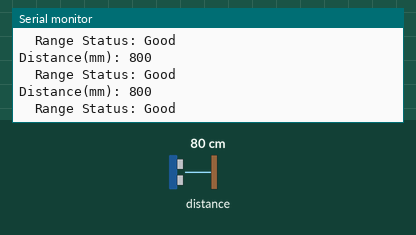
The sketch below on a simulated Arduino Uno, built for the host (arithmetic inside an expression is 32-bit, double 64-bit). Parts: the last lines printed to the serial monitor. Inputs (shaded band) come from the test bench; at power-on: distance to the obstacle 80 cm.

Above: at 1.2 s.
1.3 s: distance to the obstacle set to 2 cm
At 2.2 s:
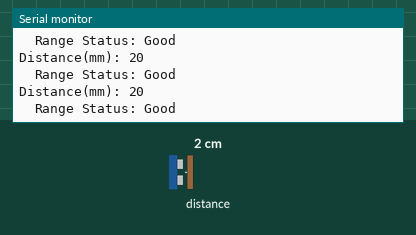
2.8 s: distance to the obstacle set to 4 cm
At 3.4 s:
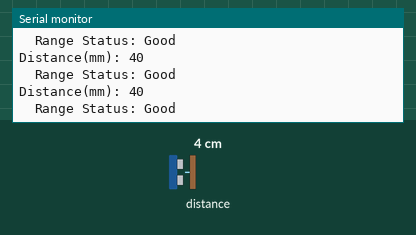
Timing chart, 0 to 5.8 s (numbered marks = the images above; inputs shaded):
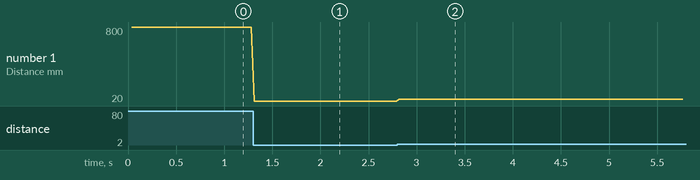

Measured:
- after the input at 1.3 s, the serial monitor: prints a new line at once (image 1)
- after the input at 2.8 s, the serial monitor: prints a new line at once (image 2)
- plotted number 1: 800 → 20 after the input at 1.3 s, 20 → 40 after the input at 2.8 s

The sketch:

Test_VL53L1X_ToF.ino
```cpp
#include <Wire.h>
#include "SparkFun_VL53L1X.h"

SFEVL53L1X distanceSensor;

void setup(void)
{
  Wire.begin();
  Serial.begin(115200);

  bool state = false;

  while(!state){
    state = distanceSensor.checkBootState();
    delay(5);
  }

  /* Sensor Initialization */
  if(distanceSensor.init() == 0)
      Serial.println("3. VL53L1X conected.");
  else
      Serial.println("Error: VL53L1X not conected!");

  /* Modify the default configuration */
  distanceSensor.setDistanceModeShort();
  distanceSensor.setROI(16,16);
  distanceSensor.setOffset(2047);
  //We'd recommend 20, 33, and 100 ms for short, medium and long distance modes respectively.
  //Must be greater than or equal to the timing budget.
  distanceSensor.setIntermeasurementPeriod(500);
  //The TB can be adjusted to improve the standard deviation
  //(SD) of the measurement. Increasing the TB,
  //decreases the SD but increases the power consumption.
  distanceSensor.setTimingBudgetInMs(500);

  /* enable the ranging*/
  distanceSensor.startRanging();

}

void loop(void)
{
  /* ranging loop */
  bool dataReady = false;

  while(!dataReady)
    dataReady = distanceSensor.checkForDataReady();

  byte rangeStatus = distanceSensor.getRangeStatus();
  Serial.print("\tRange Status: ");

  // Make it human readable
  switch (rangeStatus)
  {
    case 0:
    Serial.print("Good");
    break;
    case 1:
    Serial.print("Signal fail");
    break;
    case 2:
    Serial.print("Sigma fail");
    break;
    case 7:
    Serial.print("Wrapped target fail");
    break;
    default:
    Serial.print("Unknown: ");
    Serial.print(rangeStatus);
    break;
  }

  Serial.println();

  int distance = distanceSensor.getDistance();
  Serial.print("Distance(mm): ");
  Serial.println(distance);

  distanceSensor.clearInterrupt();

}
```
